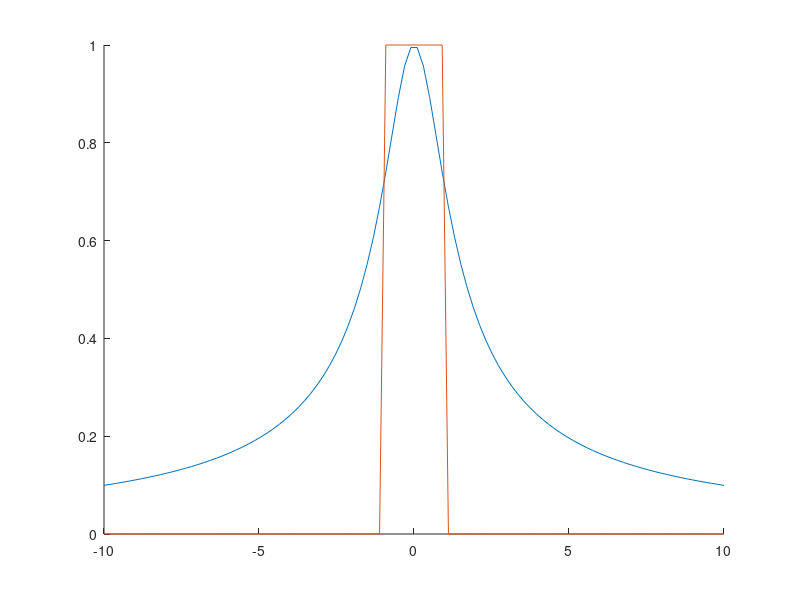
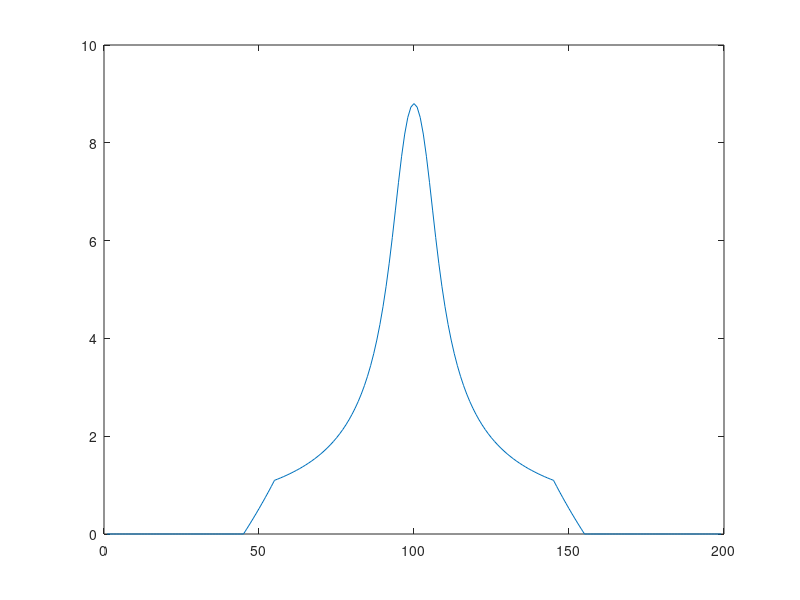
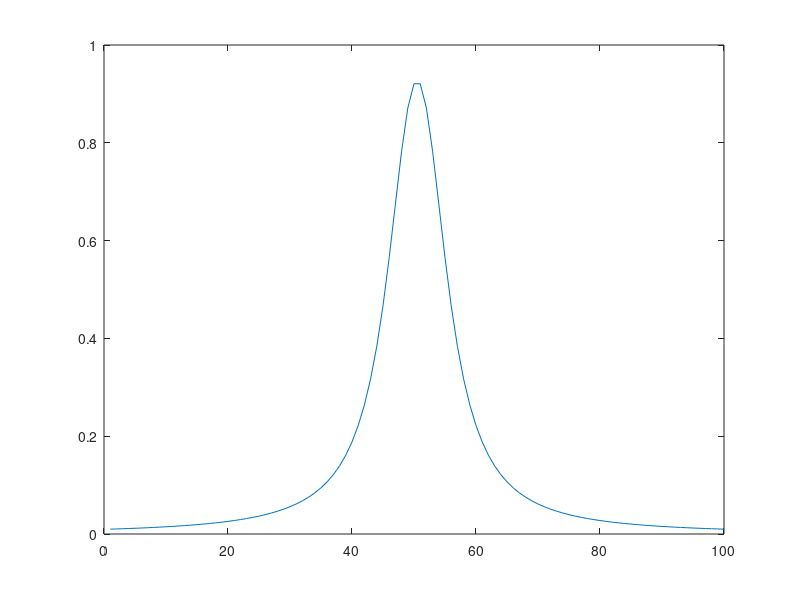

The MATLAB source for these figures, in order:
clear;
clc;
x = linspace(-10, 10);
k = abs(x) < 1;
y = 1 ./ (sqrt(1 + x.^2));
figure;
hold on;
plot(x, y);
plot(x, k);
hold off;
figure;
plot(conv(k, y));
figure;
plot(atan(x + .5) - atan(x-.5))